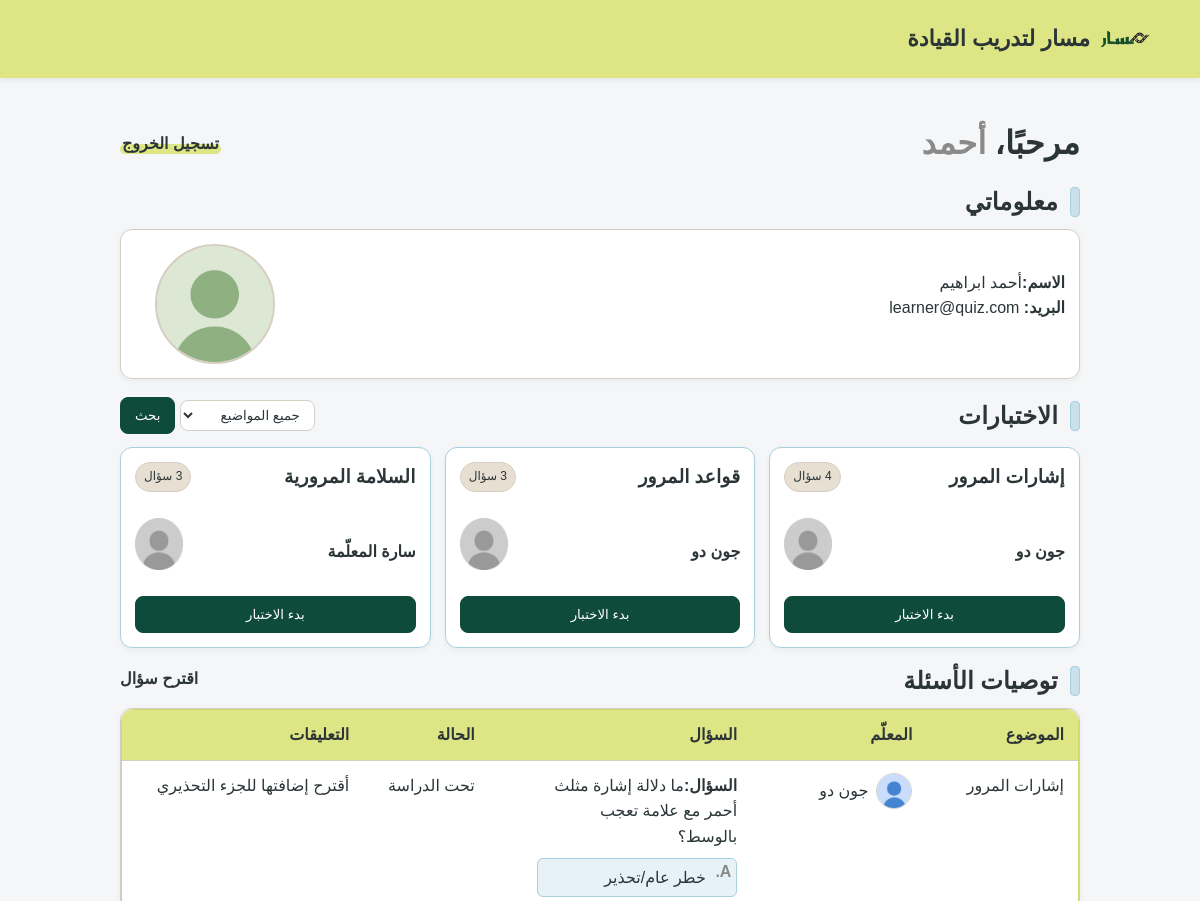
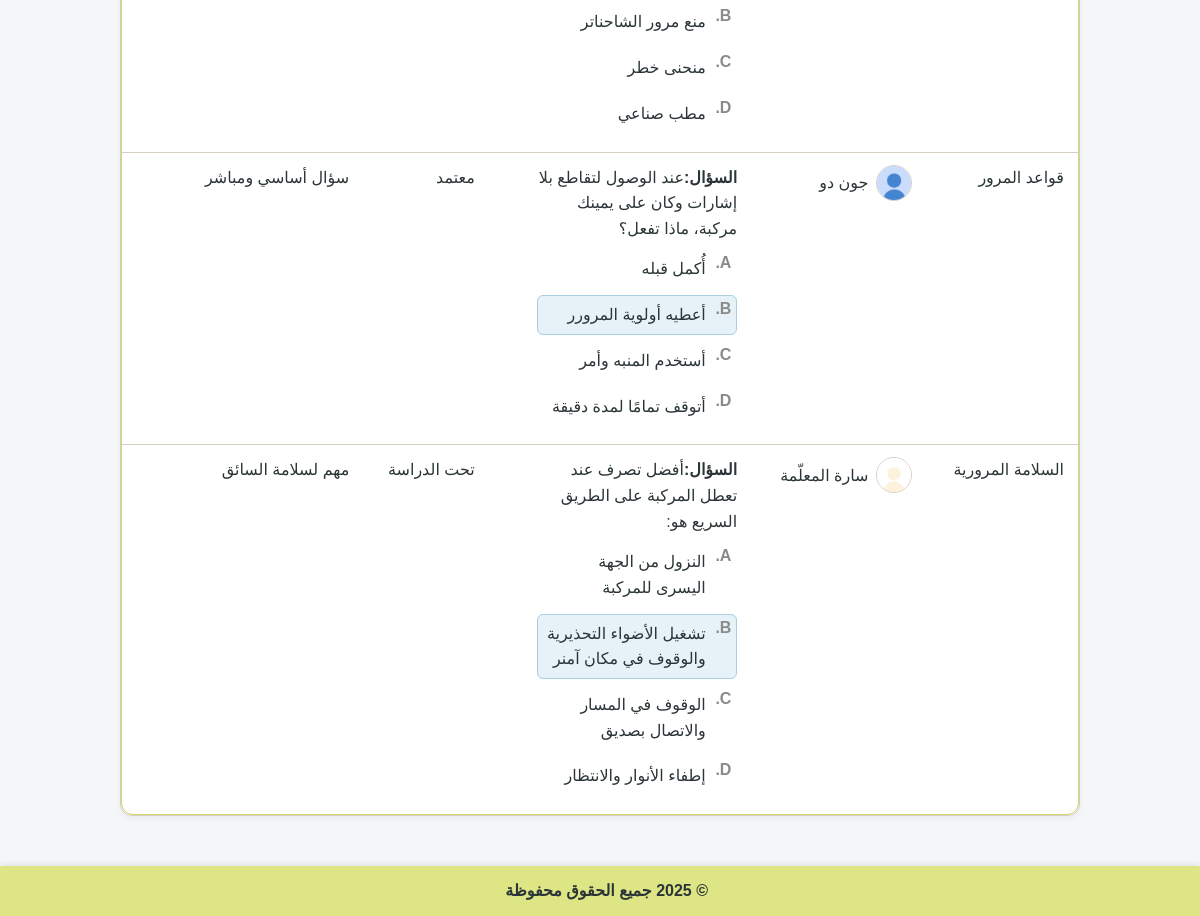
Page /Masar_G2/Learner.php (signed in) on the committed database (2 pictures, top to bottom).
### tables this page shows
CREATE TABLE `user` (
  `id` int(11) NOT NULL,
  `firstName` varchar(100) NOT NULL,
  `lastName` varchar(100) NOT NULL,
  `emailAddress` varchar(150) NOT NULL,
  `password` varchar(255) NOT NULL,
  `photoFileName` varchar(255) DEFAULT NULL,
  `userType` enum('learner','educator') NOT NULL
);

CREATE TABLE `quiz` (
  `id` int(11) NOT NULL,
  `educatorID` int(11) NOT NULL,
  `topicID` int(11) NOT NULL
);

CREATE TABLE `topic` (
  `id` int(11) NOT NULL,
  `topicName` varchar(150) NOT NULL
);

CREATE TABLE `recommendedquestion` (
  `id` int(11) NOT NULL,
  `quizID` int(11) DEFAULT NULL,
  `learnerID` int(11) DEFAULT NULL,
  `question` text NOT NULL,
  `questionFigureFileName` varchar(255) DEFAULT NULL,
  `answerA` text NOT NULL,
  `answerB` text NOT NULL,
  `answerC` text NOT NULL,
  `answerD` text NOT NULL,
  `correctAnswer` enum('A','B','C','D') NOT NULL,
  `status` enum('pending','approved','disapproved') NOT NULL DEFAULT 'pending',
  `comments` text
);

### Masar_G2/Learner.php (the view, shortened to what this page needs)
<!DOCTYPE html>
<?php
    include 'connection.php';
    $userID = $_SESSION['id'];
    $firstName = '';
    $lastName = '';
    $pfp = '';
    $email = '';
    $getUserInfo = "SELECT firstName, lastName, emailAddress, photoFileName FROM user WHERE id={$userID}";
    if ($result = mysqli_query($connection, $getUserInfo)) {
        while ($row = mysqli_fetch_assoc($result)) {
            $firstName = $row['firstName'];
            $lastName = $row['lastName'];
            $pfp = $row['photoFileName'];
            $email = $row['emailAddress'];
        }
    }
    $fullName = $firstName . " " . $lastName;
?>
<html lang="ar" dir="rtl">
    <head>
        <link rel="stylesheet" href="common.css">
    </head>
    <body>
        <header>
            <div class="header-container">
                <div class="logo">
                    <img src="images/logo.png" alt="شعار الموقع">
                    <span>مسار لتدريب القيادة</span>
                </div>
            </div>
        </header>
        <div class="container">
            <div class="topbar">
                <?php
                    echo "<h1>مرحبًا، <span class=\"muted\">{$firstName}</span></h1>";
                ?>
                <a class="logout-link" href="homepage.php">تسجيل الخروج</a>
            </div>
            <section class="section">
                <h2 class="section-title"><span class="accent"></span> معلوماتي</h2>
                <div class="card educator">
                    <div>
                        <br>
                        <?php
                            echo "<div><strong>الاسم:</strong>{$fullName}</div>";
                            echo "<div><strong>البريد:</strong> {$email}</div>";
                        ?>
                    </div>
                    <div class="photo">
                        <?php
                            if (!empty($pfp)) {
                                $img = "images/{$pfp}";
                            } else {
                                $img = "images/default-profile.png";
                            }
                            echo "<img src=\"$img\" alt=\"صورة الطالب\">";
                        ?>
                    </div>
                </div>
            </section>
            <section class="section">
                <div class="quiz-section">
                    <h2 class="section-title"><span class="accent"></span> الاختبارات</h2>
                    <form action="Learner.php" method="POST">
                        <select class="filter-select" name="topic">
                            <option value="0">جميع المواضيع</option>
                        </select>
                        <input type="submit" value="بحث" class="btn primary">
                    </form>
                </div>
                <div class="quiz-list">
                    <?php
                    $quizList = "
                                    SELECT
                                        q.id,
                                        q.educatorID,
                                        q.topicID,
                                        t.topicName,
                                        u.firstName,
                                        u.lastName,
                                        COUNT(qq.id) AS questionCount
                                    FROM quiz q
                                    JOIN topic t
                                        ON q.topicID = t.id
                                    JOIN user u
                                        ON q.educatorID = u.id
                                    LEFT JOIN quizquestion qq
                                        ON q.id = qq.quizID
                                ";
                    $quizList .= "
                        GROUP BY
                            q.id,
                            q.educatorID,
                            q.topicID,
                            t.topicName,
                            u.firstName,
                            u.lastName
                    ";
                    if ($result = mysqli_query($connection, $quizList)) {
                        while ($row = mysqli_fetch_assoc($result)) {
                            echo "<article class=\"quiz-card\">";
                            echo "<div class=\"quiz-info\">";
                            echo "<h3 class=\"quiz-title\"><a href=\"\">{$row['topicName']}</a></h3>";
                            echo "<div class=\"chips\"><span class=\"chip\"><span class=\"number-of-questions\">{$row['questionCount']}</span> سؤال</div>";
                            echo "</div>";
                            echo "<div class=\"instructor-info\">";
                            echo "<h4>{$row['firstName']} {$row['lastName']}</h4>";
                            echo "<img src=\"images/default-profile.png\">";
                            echo "</div>";
                            echo "<a href=\"TakeQuiz.php?quizID={$row['id']}\"><button class=\"btn primary btn-full\">بدء الاختبار</button></a>";
                            echo "</article>";
                        }
                    }
                    ?>
                </div>
            </section>
            <section class="section">
                <div class="rec-section">
                    <h2 class="section-title"><span class="accent"></span> توصيات الأسئلة</h2>
                    <a href="Recommend_question.php" class="recommend-a-question">اقترح سؤال</a>
                </div>
                <div class="card table-card">
                    <div class="table-wrap">
                        <table>
                            <thead>
                                <tr>
                                    <th>الموضوع</th>
                                    <th>المعلّم</th>
                                    <th>السؤال</th>
                                    <th>الحالة</th>
                                    <th>التعليقات</th>
                                </tr>
                            </thead>
                            <tbody>
                                <?php
                                    $getRecommendedQs = "SELECT
                                            r.*,
                                            q.id AS quizID,
                                            q.educatorID,
                                            q.topicID,
                                            t.topicName,
                                            u.firstName,
                                            u.lastName,
                                            u.photoFileName AS profileImage
                                        FROM recommendedquestion r
                                        JOIN quiz q
                                            ON r.quizID = q.id
                                        JOIN user u
                                            ON q.educatorID = u.id
                                        JOIN topic t
                                            ON q.topicID = t.id
                                        WHERE r.learnerID = {$userID};";
                                    if ($result = mysqli_query($connection, $getRecommendedQs)) {
                                        while ($row = mysqli_fetch_assoc($result)) {
                                            echo "<tr><td>{$row['topicName']}</td>";
                                            echo "<td>
                                                    <div class=\"hstack\">
                                                        <img src=\"images/{$row['profileImage']}\" class=\"avatar-img\" alt=\"{$row['firstName']}\">
                                                        <div>{$row['firstName']} {$row['lastName']}</div>
                                                    </div>
                                                </td>";
                                            if (!empty($row['questionFigureFileName'])) {
                                                echo "<td>
                                                        <div class=\"q-item has-media\">
                                                            <div class=\"q-media tall\">
                                                                <img class=\"q-img\" src=\"images/{$row['questionFigureFileName']}\" />
                                                            </div>";
                                            } else {
                                                echo "<td>
                                                        <div class=\"q-item has-media\">";
                                            }
                                            if ($row['correctAnswer'] === 'A'){
                                                echo "<div class=\"q-body\">
                                                    <div><strong>السؤال:</strong>{$row['question']}</div>
                                                    <ol class=\"choices\">
                                                        <li class=\"correct\">{$row['answerA']}</li>
                                                        <li>{$row['answerB']}ر</li>
                                                        <li>{$row['answerC']}</li>
                                                        <li>{$row['answerD']}</li>
                                                    </ol>
                                                </div>";
                                            } else if ($row['correctAnswer'] === 'B'){
                                                echo "<div class=\"q-body\">
                                                    <div><strong>السؤال:</strong>{$row['question']}</div>
                                                    <ol class=\"choices\">
                                                        <li>{$row['answerA']}</li>
                                                        <li class=\"correct\">{$row['answerB']}ر</li>
                                                        <li>{$row['answerC']}</li>
                                                        <li>{$row['answerD']}</li>
                                                    </ol>
                                                </div>";
                                            } else if ($row['correctAnswer'] === 'C'){
                                                echo "<div class=\"q-body\">
                                                    <div><strong>السؤال:</strong>{$row['question']}</div>
                                                    <ol class=\"choices\">
                                                        <li>{$row['answerA']}</li>
                                                        <li>{$row['answerB']}ر</li>
                                                        <li class=\"correct\">{$row['answerC']}</li>
                                                        <li>{$row['answerD']}</li>
                                                    </ol>
                                                </div>";
                                            }
                                            echo "</div></td>";
                                            if ($row['status']=== 'pending'){
                                                echo "<td>
                                                    <div>تحت الدراسة</div>
                                                </td>";
                                            } else if ($row['status']=== 'approved'){
                                                echo "<td>
                                                    <div>معتمد</div>
                                                </td>";
                                            } else {
                                                echo "<td>
                                                    <div>مرفوض</div>
                                                </td>";
                                            }
                                            echo "<td>
                                                    <div>{$row['comments']}</div>
                                                </td>
                                              </tr>";
                                        }
                                    }
                                ?>
                            </tbody>
                        </table>
                    </div>
                </div>
            </section>
        </div>
        <footer>
            &copy; 2025 جميع الحقوق محفوظة
              </footer>
    </body>
</html>

### rows in the picture
user: firstName "أحمد", fullName "أحمد ابراهيم", emailAddress "learner@quiz.com", photoFileName (picture)
quiz: topicID.topicName "إشارات المرور", questionCount "4", educatorID.firstName "جون", educatorID.lastName "دو"
quiz: topicID.topicName "قواعد المرور", questionCount "3", educatorID.firstName "جون", educatorID.lastName "دو"
quiz: topicID.topicName "السلامة المرورية", questionCount "3", educatorID.firstName "سارة", educatorID.lastName "المعلّمة"
recommendedquestion: topic.topicName "إشارات المرور", user.photoFileName (picture), user.firstName "جون", user.lastName "دو", question "ما دلالة إشارة مثلث أحمر مع علامة تعجب بالوسط؟", answerA "خطر عام/تحذير", answerB "منع مرور الشاحنات", answerC "منحنى خطر", answerD "مطب صناعي", status "تحت الدراسة", comments "أقترح إضافتها للجزء التحذيري"
recommendedquestion: topic.topicName "قواعد المرور", user.photoFileName (picture), user.firstName "جون", user.lastName "دو", question "عند الوصول لتقاطع بلا إشارات وكان على يمينك مركبة، ماذا تفعل؟", answerA "أُكمل قبله", answerB "أعطيه أولوية المرور", answerC "أستخدم المنبه وأمر", answerD "أتوقف تمامًا لمدة دقيقة", status "معتمد", comments "سؤال أساسي ومباشر"
recommendedquestion: topic.topicName "السلامة المرورية", user.photoFileName (picture), user.firstName "سارة", user.lastName "المعلّمة", question "أفضل تصرف عند تعطل المركبة على الطريق السريع هو:", answerA "النزول من الجهة اليسرى للمركبة", answerB "تشغيل الأضواء التحذيرية والوقوف في مكان آمن", answerC "الوقوف في المسار والاتصال بصديق", answerD "إطفاء الأنوار والانتظار", status "تحت الدراسة", comments "مهم لسلامة السائق"
